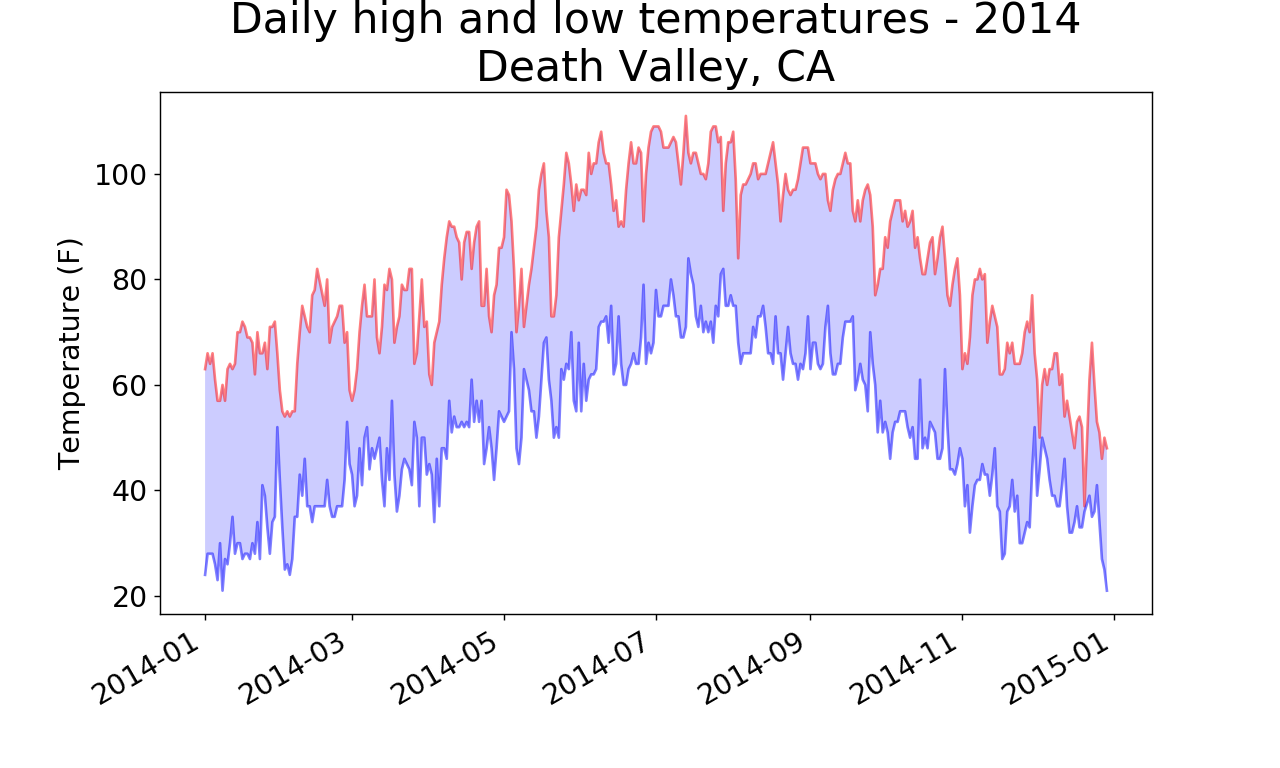

Write Python code to recreate this figure.
import csv
from matplotlib import pyplot as plt
from datetime import datetime

# 从文件中获取日期/最高气温/最低气温
filename = 'C:/Users/linji/Desktop/HW/python/DataVisualization/CSV/death_valley_2014.csv'

with open(filename) as f:
    reader = csv.reader(f)
    header_row = next(reader)
    # for index, column_header in enumerate(header_row):
    #     print (index, column_header)
    dates, highs, lows = [], [], []
    for row in reader:
        try:
            current_date = datetime.strptime(row[0], "%Y-%m-%d")
            # 转成int，让matplotlib能够读取它们
            high = int(row[1])
            low = int(row[3])
        except ValueError:
            print (current_date, 'missing data')
        else:
            dates.append(current_date)
            highs.append(high)
            lows.append(low)

# 根据数据绘制图形
fig = plt.figure(dpi=128, figsize=(10, 6))
plt.plot(dates, highs, c='red', alpha=0.5)
plt.plot(dates, lows, c='blue', alpha=0.5)
# 填充两个y值之间的空间
plt.fill_between(dates, highs, lows, facecolor='blue', alpha=0.2)

# 设置图形的格式
plt.title("Daily high and low temperatures - 2014\nDeath Valley, CA", fontsize=24)
plt.xlabel('', fontsize=16)
# 绘制斜的日期标签，以免它们彼此重叠
fig.autofmt_xdate()
plt.ylabel("Temperature (F)", fontsize=16)
plt.tick_params(axis='both', which='major', labelsize=16)
plt.savefig('C:/Users/linji/Desktop/HW/python/DataVisualization/CSV/death_valley_2014.png')
plt.show()